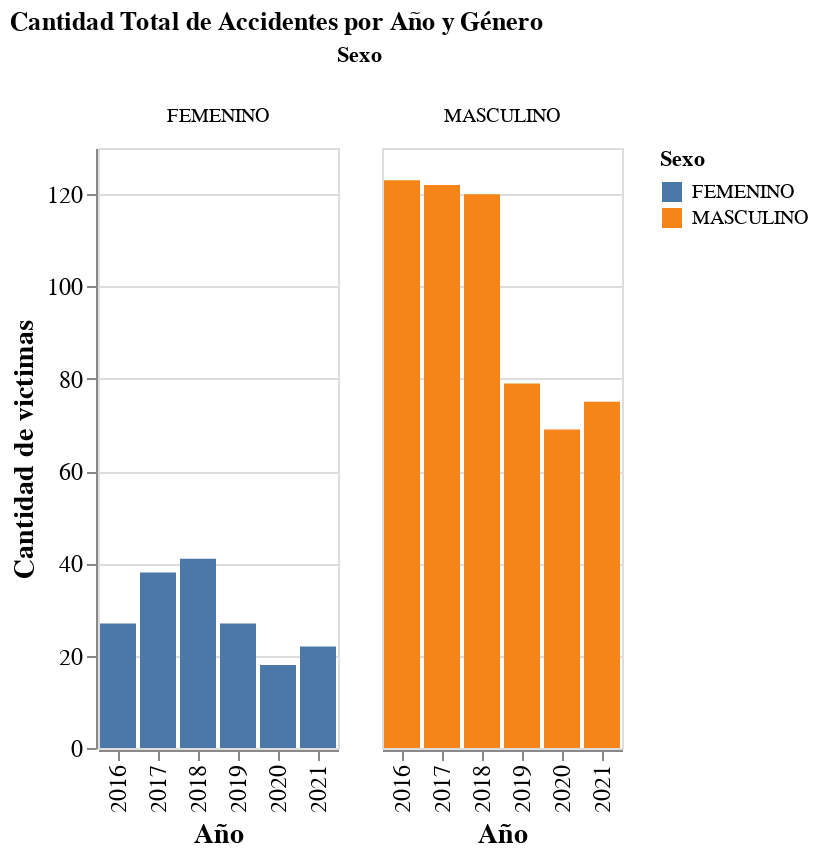

The cell this chart's notebook holds for it:
### Markdown cell above
- Relacion entre los distintos generos (Masculino y Femenino)

### Code cell
herramientas.accidentes_por_anio_y_genero(df_homicidios)

### Figure 1 — Vega-Lite specification as saved in the notebook (floating-point values rounded to 4 significant figures)
{"config": {"view": {"continuousWidth": 300, "continuousHeight": 300}, "axis": {"labelFontSize": 12, "titleFontSize": 14}}, "data": {"name": "data-e47169cdceac9688a682aa590f544f7d"}, "mark": {"type": "bar"}, "encoding": {"color": {"field": "Sexo", "type": "nominal"}, "column": {"field": "Sexo", "type": "nominal"}, "x": {"field": "Año", "type": "nominal"}, "y": {"field": "Cantidad de victimas", "type": "quantitative"}}, "title": "Cantidad Total de Accidentes por Año y Género", "$schema": "https://vega.github.io/schema/vega-lite/v5.16.3.json", "datasets": {"data-e47169cdceac9688a682aa590f544f7d": [{"Año": 2016, "Sexo": "FEMENINO", "Cantidad de victimas": 27}, {"Año": 2016, "Sexo": "MASCULINO", "Cantidad de victimas": 123}, {"Año": 2017, "Sexo": "FEMENINO", "Cantidad de victimas": 38}, {"Año": 2017, "Sexo": "MASCULINO", "Cantidad de victimas": 122}, {"Año": 2018, "Sexo": "FEMENINO", "Cantidad de victimas": 41}, {"Año": 2018, "Sexo": "MASCULINO", "Cantidad de victimas": 120}, {"Año": 2019, "Sexo": "FEMENINO", "Cantidad de victimas": 27}, {"Año": 2019, "Sexo": "MASCULINO", "Cantidad de victimas": 79}, {"Año": 2020, "Sexo": "FEMENINO", "Cantidad de victimas": 18}, {"Año": 2020, "Sexo": "MASCULINO", "Cantidad de victimas": 69}, {"Año": 2021, "Sexo": "FEMENINO", "Cantidad de victimas": 22}, {"Año": 2021, "Sexo": "MASCULINO", "Cantidad de victimas": 75}]}}
